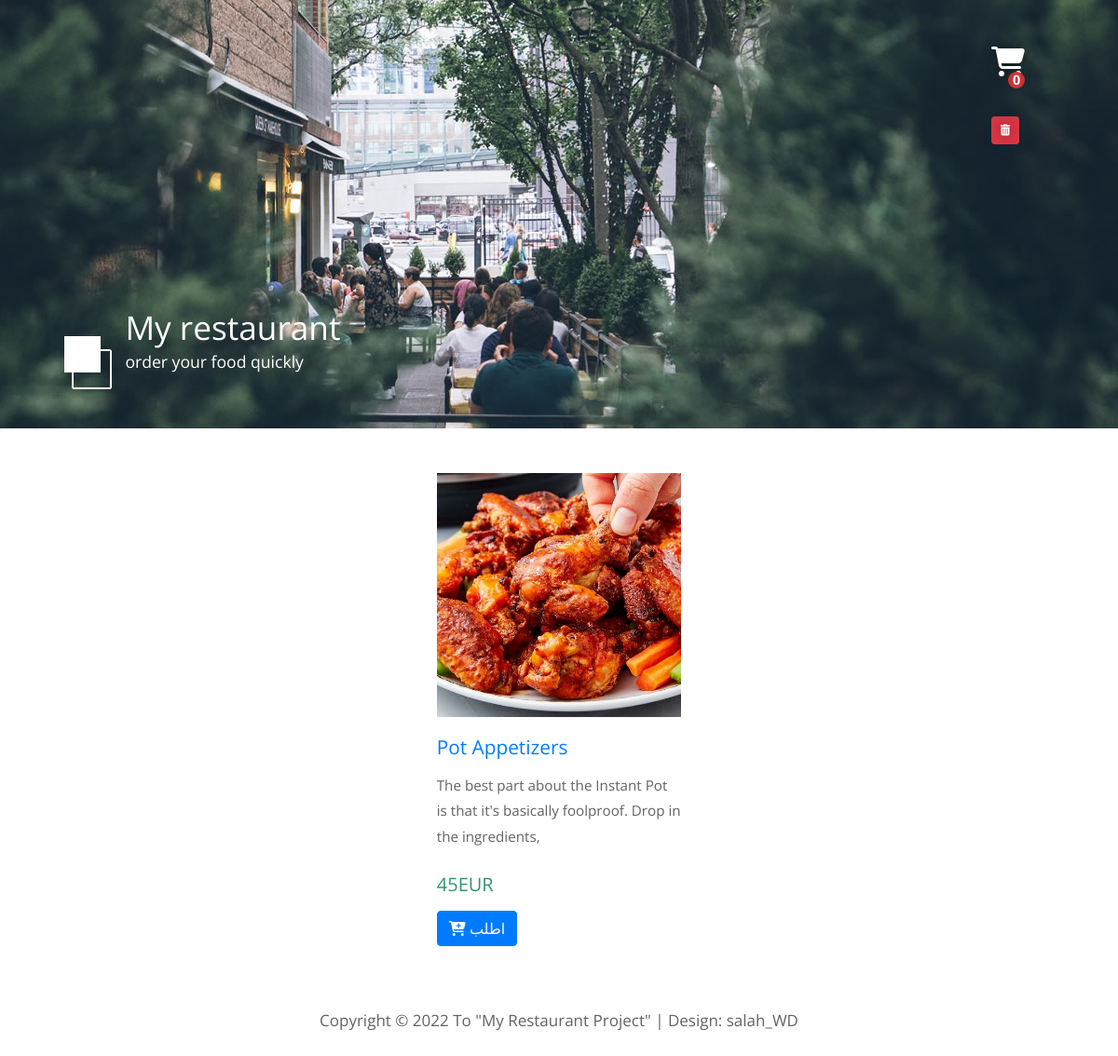
/food/food/8, run on the app's committed database.
### tables this page shows
CREATE TABLE `foods` (
  `id` int(11) NOT NULL,
  `name` varchar(255) NOT NULL,
  `price` int(11) NOT NULL,
  `description` text NOT NULL,
  `image` varchar(255) NOT NULL,
  `category` int(11) NOT NULL
);

CREATE TABLE `currencies` (
  `id` int(11) NOT NULL,
  `name` varchar(255) NOT NULL,
  `icon` varchar(255) NOT NULL
);

### DB.php (called while the page is built, shortened)
<?php
$db_config = [
	"env" => "development",
	"development" => [
						"host" => "localhost",
						"database" => "food",
						"username" => "root",
						"password" => ""
					 ],
	"production"  => [
						"host" => "",
						"database" => "",
						"username" => "",
						"password" => ""
					 ]
];
class DB {
	private static $instance = null;
	private $dbh = null, $table, $columns, $sql, $bindValues, $getSQL,
	$where, $orWhere, $whereCount=0, $isOrWhere = false,
	$rowCount=0, $limit, $orderBy, $lastIDInserted = 0;
	private function __construct() {
		global $db_config;
		if ($db_config['env'] == "development") {
			$config = $db_config['development'];
		}elseif ($db_config['env'] == "production") {
			$config = $db_config['production'];
		}else{
			die("Environment must be either 'development' or 'production'.");
		}
		try {
			$this->dbh = new PDO("mysql:host=".$config['host'].";dbname=".$config['database'].";charset=utf8", $config['username'], $config['password'] );
			$this->dbh->setAttribute(PDO::ATTR_DEFAULT_FETCH_MODE, PDO::FETCH_OBJ);
		} catch (Exception $e) {
			die("Error establishing a database connection.");
		}
	}
	public static function getInstance() {
		if (!self::$instance) {
			self::$instance = new DB();
		}
		return self::$instance;
	}
	private function resetQuery() {
		$this->table = null;
		$this->columns = null;
		$this->sql = null;
		$this->bindValues = null;
		$this->limit = null;
		$this->orderBy = null;
		$this->where = null;
		$this->whereCount = 0;
	}
	public function table($table_name) {
		$this->table = $table_name;
		return $this;
	}
	public function select($columns) {
		$columns = explode(',', $columns);
		foreach ($columns as $key => $column) {
			$columns[$key] = trim($column);
		}
		$columns = implode('`, `', $columns);
		$this->columns = "`{$columns}`";
		return $this;
	}
	public function where() {
		if ($this->whereCount == 0) {
			$this->where .= " WHERE ";
			$this->whereCount+=1;
		}else{
			$this->where .= " AND ";
		}
		$num_args = func_num_args();
		$args = func_get_args();
		if ($num_args == 1) {
			if (is_numeric($args[0])) {
				$this->where .= "`id` = ?";
				$this->bindValues[] =  $args[0];
			}
		}elseif ($num_args == 3) {
			$this->where .= "`".trim($args[0]). "` ". $args[1]. " ?";
			$this->bindValues[] =  $args[2];
		}
		return $this;
	}
	public function get() {
		$stmt = $this->dbh->prepare($this->sql);
		$stmt->execute($this->bindValues);
		$rows = $stmt->fetchAll(PDO::FETCH_CLASS,'MareiObj');
		$collection = new MareiCollection;
		$x=0;
		foreach ($rows as $key => $row) {
			$collection->offsetSet($x++,$row);
		}
		return $collection;
	}
	private function assimbleQuery() {
		if ( $this->columns !== null ) {
			$select = $this->columns;
		}else{
			$select = "*";
		}
		$this->sql = "SELECT $select FROM `$this->table`";
		if ($this->where !== null) {
			$this->sql .= $this->where;
		}
	}
}
class MareiCollection implements ArrayAccess{
       public function offsetGet($offset) {
           return isset($this->$offset) ? $this->$offset : null;
       }
}

### view/food/get.php (the view, shortened to what this page needs)
<div class="container">
  <div class="d-flex align-items-center justify-content-center mt-5">
  <article class="col-lg-3 col-md-4 col-sm-6 col-12 tm-gallery-item food-container">
    <figure>
      <img src="<?php echo $food->image;?>" alt="Image" class="img-fluid tm-gallery-img">
      <figcaption>
        <h4 class="tm-gallery-title"><a href="http://localhost\food\food/1"><?php echo $food->name;?></a></h4>
        <p class="tm-gallery-description"><?php echo $food->description;?></p>
        <p class="tm-gallery-price"><?php echo $food->price;?><?php echo $currency->icon;?></p>
      </figcaption>
        <button type="button" class="btn btn-primary" data-toggle="modal" data-target="#orderCount">
        <i class="fa fa-cart-plus"></i> اطلب
      </button>
    </figure>
  </article>
  </div>
</div>

### css/index.css (style rules this page uses)
ul, nav, body, h1, h2, h4, h6, p, figure { margin: 0; padding: 0; }
a, button { transition: all 0.3s ease; }
html { box-sizing: border-box; -ms-overflow-style: scrollbar; }
*, *::before, *::after { box-sizing: inherit; }
.container { width: 100%; position: relative; max-width: 1200px; margin-right: auto; margin-left: auto; }
.col-lg-3, .col-lg-4, .col-lg-6, .col-md-4, .col-md-6, .col-sm-6, .col-12 { position: relative; width: 100%; padding-right: 15px; padding-left: 15px; }
.col-12 { -ms-flex: 0 0 100%; flex: 0 0 100%; max-width: 100%; }
@media (min-width: 576px) { .col-sm-6 { -ms-flex: 0 0 50%; flex: 0 0 50%; max-width: 50%; } }
@media (min-width: 768px) { .col-md-4 { -ms-flex: 0 0 33.333333%; flex: 0 0 33.333333%; max-width: 33.333333%; } }
@media (min-width: 992px) { .col-lg-3 { -ms-flex: 0 0 25%; flex: 0 0 25%; max-width: 25%; } }
.img-fluid { max-width: 100%; height: auto; }
body { font-family: 'Open Sans', Arial, sans-serif; font-size: 17px; background-color: #fff; overflow-x: hidden; }
p, address { color: #626364; line-height: 1.8; }
.tm-gallery-description { font-size: 0.95rem; }
.tm-gallery-img { margin-bottom: 20px; }
.tm-gallery-title { font-size: 1.3rem; font-weight: 400; color: #1A6692; margin-bottom: 15px; }
.tm-gallery-description { margin-bottom: 20px; }
.tm-gallery-price { font-size: 1.25rem; color: #2F956D; margin-bottom: 10px; }

### data on the page
foods: image (picture), name "Pot Appetizers", description "The best part about the Instant Pot is that it's basically foolproof. Drop in the ingredients,", price "45"
currencies: icon "EUR"

### other printed values
count($_SESSION["cart"]->orders) "0"
